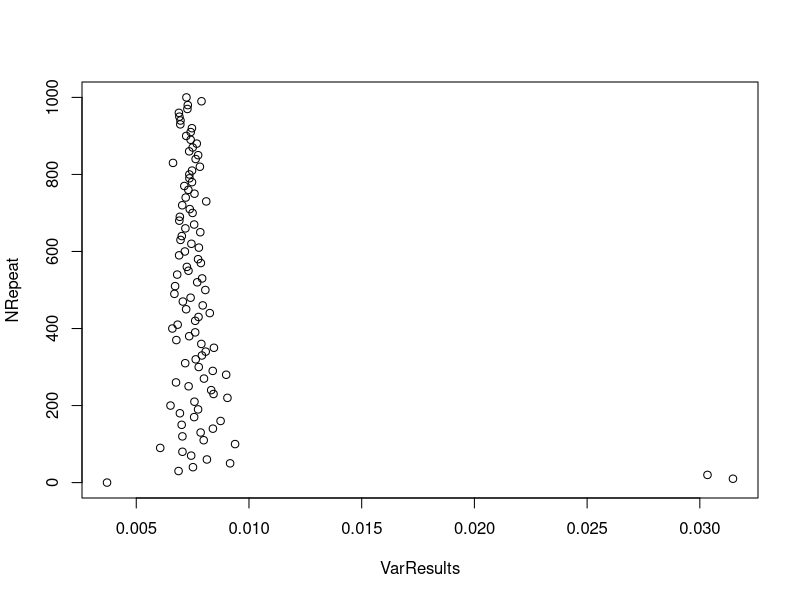
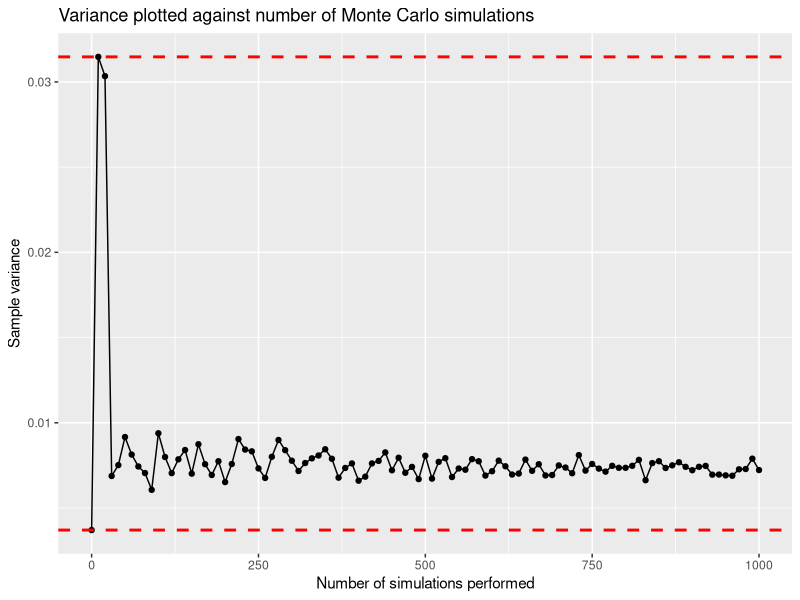
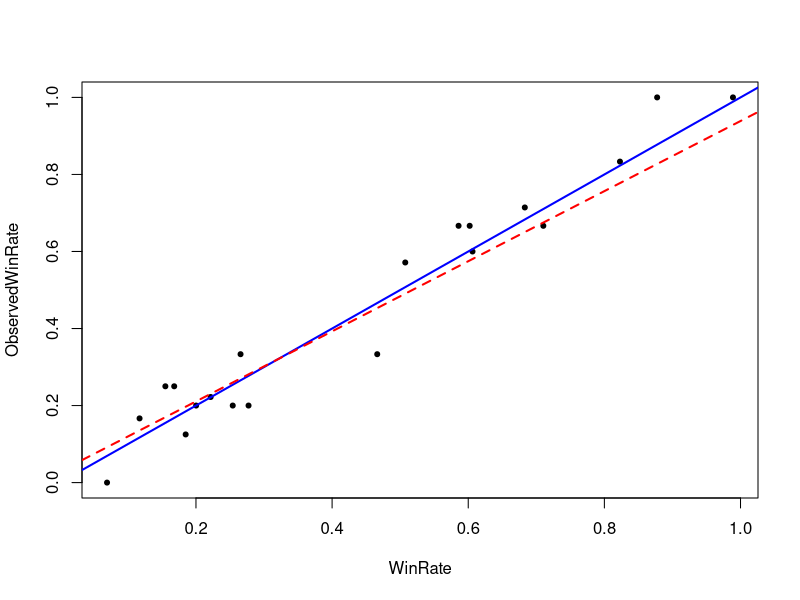
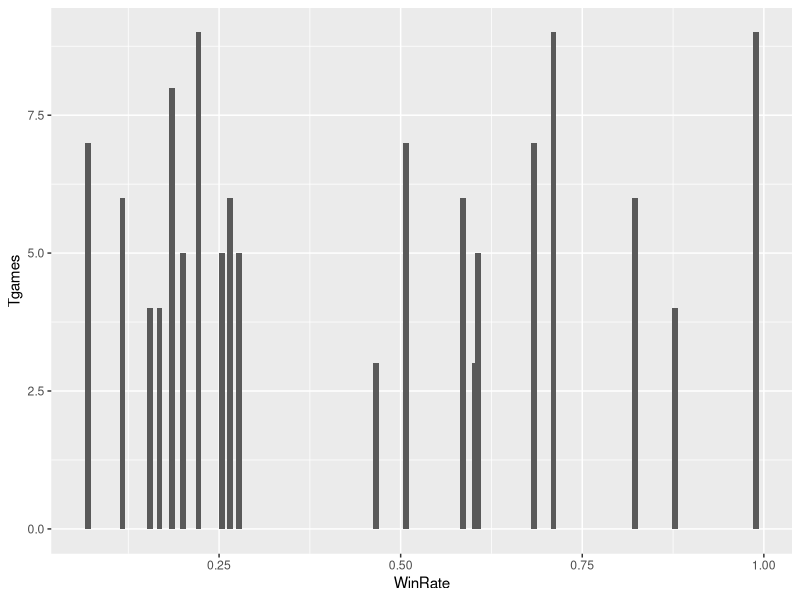
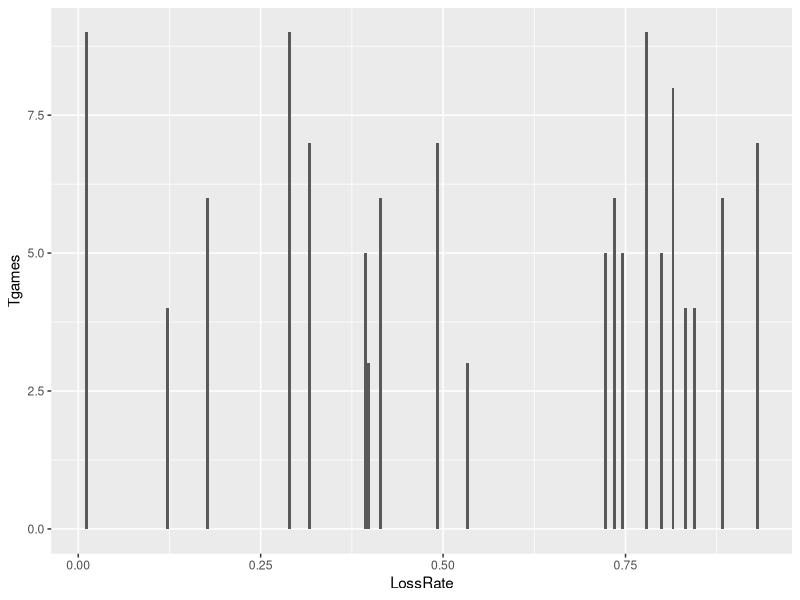

Write the R code that produced these figures, in order.
## ---- chunk 1

knitr::opts_chunk$set(echo = FALSE)


## ---- chunk 2
library(parallel)
library(ggplot2)
library(dplyr)
## ---- chunk 3

## check the system code ##
#profvis



## Compute the probability that X > Y , i.e. Pr(X > Y ):

num_sim = 50

set.seed(314)

Prob_calc <- function(){

## create a vector of length num_sim of all zeros:
P <- rep(0, num_sim) 

for(i in 1:num_sim){

X <- rnorm(1, mean=4, sd=sqrt(10))
Y <- runif(1, min=2, max=8)

if(X>Y){
  
  P[i] <- 1
  
      }
}

print(sum(P)/num_sim)

}
# run: 
Prob_calc()


## ---- chunk 4

set.seed(314)

## size of sample (from which bootstrap from)
Size = 30 

## create vectors of probabilities:
x <- rnorm(Size, mean=4, sd=sqrt(10))
y <- runif(Size, min=2, max=8)

## store in data.frame:
obsData <- data.frame(x, y) 


## no. of increasing bootstrapping samples 
#NRepeat = c(10, 20, 30, 50, 75, 100, 150, 200, 350, 500, 750, 1000) 
NRepeat = seq(0, 1000, length.out = 101)

## Column of results (probabilities of each bootstrap iteration)
bootRes <- matrix(data = 0, nrow = Size, ncol = 1) 

## create vectors for later use
S <- rep(0, Size)
VarResults <- c()


## Loop across all samples:
for (h in 1:length(NRepeat)) {
  

for (i in 1:NRepeat[h]){
  
  ## Resample with replacement:
  bootData <- obsData[sample(x = Size, size = Size, replace = T),]
  
  
  ## calculate the probability associated with this new shuffled data:
  for (j in 1:nrow(bootData)){
    
    if(bootData[j,1] > bootData[j,2]){
      
      S[j] <- 1
      
    }}
  
  
  ## calculate and store probabilities:
  bootRes[i] <- (sum(S)/Size)
  
  ## reset this vector for the next loop:
  S <- rep(0, Size) 
  
  
  
}
  ## calculate the variance and note how it decreases w.r.t. to nbr of bootstaps!
  VarResults[h] <- var((bootRes))   
}  

## plot sample variance of this sampling distribution changes as a function of the number of Monte Carlo simulations:
## ie plot VarResults against NRepeat:

plot(VarResults, NRepeat)

Data.Var <- data.frame(VarResults, NRepeat)

ggplot(Data.Var, aes(x=NRepeat, y=VarResults)) +
     geom_line() +
     geom_point()+
     xlab("Number of simulations performed") +
     ylab("Sample variance")+
     ggtitle("Variance plotted against number of Monte Carlo simulations")+
     geom_hline(yintercept = min(VarResults), color='red', lty='dashed', lwd=1)+
     geom_hline(yintercept = max(VarResults), color='red', lty='dashed', lwd=1)


## ---- chunk 5
N_Repeat <- 20# no. of competitions entered 

## for increasing win rate **


## For one game:

Loop <- function (j){
  
  set.seed(j)
  
  
  WINorLOSS = c(data = NULL)
  
  ## fixed prob over all games
  pw <- runif(n = 1, min = 0, max = 1)  
  pl <- 1 - pw  
  
  ## create vector of two random probabilities: pw or pl
  r = 30
  x = rep(c(pw,pl), each= r)
  
  
  ## Randomize probabilities:
  
  rand <- sample(x)        # sample our x vector  
  
  Total_game = c()
  
  
  
  
  for (i in 1:9) {
    
    
    
    if (rand[i] == pw){
      
      WINorLOSS <- c(WINorLOSS, 1)
      
    } 
    
    if (rand[i] == pl){
      WINorLOSS <- c(WINorLOSS, 0)
    } 
    
    if (sum(length(WINorLOSS[WINorLOSS == 1])) == 7 | sum(length(WINorLOSS[WINorLOSS == 0])) == 3){
      Prob_perGame = c()     
      Prob_perGame <- pw
      Total_game <- length(WINorLOSS)
      {break}
      
    }
    
    
  }
  
  z1<-Total_game
  z2<-pw  
  z3<-z1*z2 #games won
  z4<-z1 - z3 #games lost
  Z<-data.frame(z1, z2, z3, z4)
  
  
  
}

# immediately rename:

n1 = c()
n2 = c()
n3 = c()
n4 = c()

for (k in 1:N_Repeat) {
  n1[k] <- dplyr::pull(Loop(k), z1)  #pull out nbr of games
  n2[k] <- dplyr::pull(Loop(k), z2)  #pull out win rate
  n3[k] <- dplyr::pull(Loop(k), z3)  #pull out win count
  n4[k] <- dplyr::pull(Loop(k), z4)  #pull out loss count
} 

#Round to nearest integer

n3 <-round(n3) 
n4 <- round(n4)






Tgames = n1 # total games
pWin = n2 # prob of winning in game
Game_won = n3 # games won
Game_lost = n4 # games lost


#plot(n2, n1)

#plot(n1,n3, col = "blue") #nbr of games won

#points(n1,n4, col = "red") 
#plot(n1,n4, col = "red") #nbr of games lost

WinRate <- pWin
ObservedWinRate  <- Game_won/Tgames

## ---- chunk 6

plot(WinRate, ObservedWinRate, pch = 20)
abline(a=0, b=1, col = "blue", lwd = 2) ## diagonal line y = x
abline(lm(WinRate ~ ObservedWinRate), col = "red", lty = 2, lwd = 2) ## fitted line

DataF <- data.frame(Tgames, WinRate)

LossRate = 1 - WinRate

Dataf <- data.frame(Tgames, LossRate)


  ggplot(DataF) +
  geom_col(aes(y = Tgames, x = WinRate), width = 0.008)
  
   ggplot(Dataf) +
  geom_col(aes(y = Tgames, x = LossRate))




